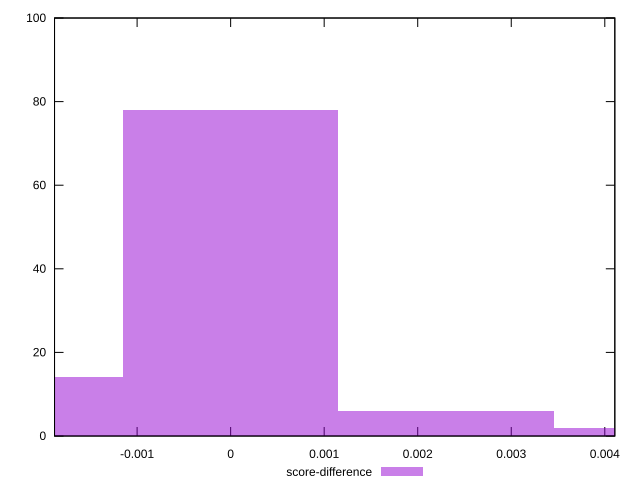

Write the gnuplot code that produced this figure.
reset

$scoreDifference <<EOF
0 78
-0.0023030935419489037 14
0.004606187083897807 2
0.0023030935419489037 6
EOF

set key outside below
set boxwidth 0.0023030935419489037
set xrange [-0.0018826787001577916:0.004107190312834907]
set yrange [0:100]
set trange [0:100]
set style fill transparent solid 0.5 noborder
set terminal svg size 640, 490 enhanced background rgb 'white'
set output "reprap/first-cpu-idle/samples/pages+cached+noexternal+nofonts+nosvg+noimg/score-difference/histogram.svg"

plot $scoreDifference title "score-difference" with boxes

reset
